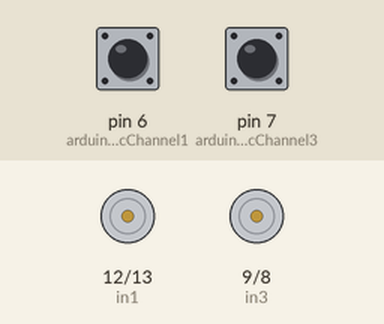
Recording of a sketch running on a simulated Arduino Uno, built with avr-gcc and run on an emulated ATmega328P. Shown: motor-driver pin pairs drawn as motors (green arrow = first pin HIGH = forward, orange = second pin HIGH = backward, longer = more drive, scaled by the enable pin). Inputs (shaded band) come from the test bench; at power-on: pin 6 (arduinoPinCorrespondingToRcChannel1) LOW, pin 7 (arduinoPinCorrespondingToRcChannel3) LOW.

Above: at 1.2 s.
1.3 s: pin 6 (arduinoPinCorrespondingToRcChannel1) pulsed HIGH 5 times (0.12 s each, 0.3 s apart)
At 2.3 s:
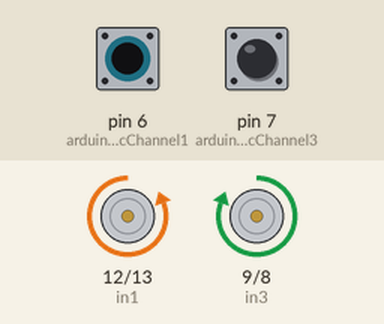
4.8 s: pin 7 (arduinoPinCorrespondingToRcChannel3) pulsed HIGH 5 times (0.12 s each, 0.3 s apart)
At 6.2 s:
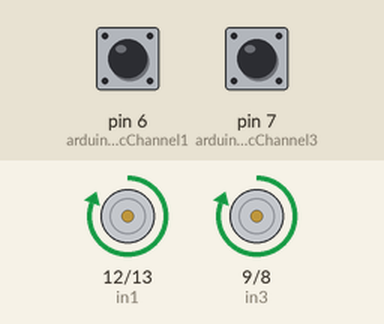
Timing chart, 0 to 7.8 s (numbered marks = the images above; inputs shaded):
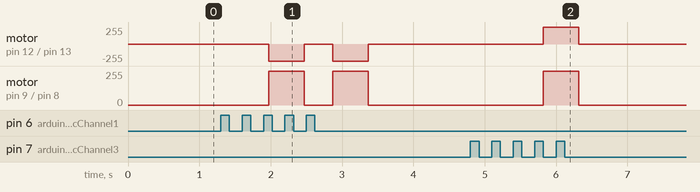

Measured:
- after the input at 1.3 s, motor on pin 12 (in1) / pin 13 (in2): alternates backward 255/255 for 0.50 s and stopped for 0.40 s, 4 changes in all, then stays stopped, starting after 0.67 s; motor on pin 9 (in3) / pin 8 (in4): alternates forward 255/255 for 0.50 s and stopped for 0.40 s, 4 changes in all, then stays stopped, starting after 0.67 s
- after the input at 4.8 s, motor on pin 12 (in1) / pin 13 (in2), motor on pin 9 (in3) / pin 8 (in4): stopped → forward 255/255 after 1.0 s, → stopped 0.50 s later

The sketch:

rover1_rc_arduino_l298n.ino
```cpp
/*
 * Author: Roby
 * deepsouthrobotics.com
 * April 7, 2017
 *
 * Code running Rover 1 with Radio/Arduino/L298N
 *
 */

const int arduinoPinCorrespondingToRcChannel1 = 6; //Steering
const int arduinoPinCorrespondingToRcChannel3 = 7; //Speed

const long pulseInDelayMicros = 250000; //Number of microseconds to wait for pulse reading to be completed
const float steerSensitivity = 0.75; //Higher number makes more aggressive turning
const int deadZone = 30; //Between 0 and 255 -- any steering/throttle below this is ignored

/*
 * Adjust channel1 and channel3 min/mid/max
 * per your radio
 */
const int channel1Min = 1040;
const int channel1Mid = 1434;
const int channel1Max = 1840;

const int channel3Min = 1040;
const int channel3Mid = 1445;
const int channel3Max = 1850;

// L298N to Arduino
// right motor
const int enA = 11;
const int in1 = 12;
const int in2 = 13;

// L298N to Arduino
// left motor
const int enB = 10;
const int in3 = 9;
const int in4 = 8;

int channel1 = 0; // Steering channel
int channel3 = 0; // Speed channel

int leftMotorSpeed = 0; //pwm speed calculated for left motor
int rightMotorSpeed = 0; //pwm speed calculated for right motor

void setup()
{
  //Debugging:
  //Serial.begin(9600);

  pinMode(arduinoPinCorrespondingToRcChannel1, INPUT); // Set our input pins as such
  pinMode(arduinoPinCorrespondingToRcChannel3, INPUT);

  //Set L298N control pins as OUTPUT
  pinMode(enA, OUTPUT);
  pinMode(enB, OUTPUT);
  pinMode(in1, OUTPUT);
  pinMode(in2, OUTPUT);
  pinMode(in3, OUTPUT);
  pinMode(in4, OUTPUT);
}

/*
 * This is where we do the mixing -- converting steer and speed input
 * into left and right motor speed
 */
void calculateLeftAndRightMotorSpeed(int speedChannelScaled, int steerChannelScaled)
{
  leftMotorSpeed = speedChannelScaled + (steerSensitivity * steerChannelScaled);
  rightMotorSpeed = speedChannelScaled - (steerSensitivity * steerChannelScaled);

  // neither motor can go faster than maximum speed
  leftMotorSpeed = constrain(leftMotorSpeed, -255, 255);
  rightMotorSpeed = constrain(rightMotorSpeed, -255, 255);

  //Debugging:
  /*
  Serial.print("Left motor speed: ");
  Serial.print(leftMotorSpeed);
  Serial.print("  Right motor speed: ");
  Serial.print(rightMotorSpeed);
  Serial.println();
  */
}

void setLeftMotorForward()
{
  digitalWrite(in3, LOW);
  digitalWrite(in4, HIGH);
}

void setLeftMotorBackward()
{
  digitalWrite(in3, HIGH);
  digitalWrite(in4, LOW);
}

void setRightMotorForward()
{
  digitalWrite(in1, LOW);
  digitalWrite(in2, HIGH);
}

void setRightMotorBackward()
{
  digitalWrite(in1, HIGH);
  digitalWrite(in2, LOW);
}

void stop()
{
  analogWrite(enA, 0);
  analogWrite(enB, 0);
  digitalWrite(in1, LOW);
  digitalWrite(in2, LOW);
  digitalWrite(in3, LOW);
  digitalWrite(in4, LOW);
}

void loop()
{
  // Read the pulse width of each channel
  channel1 = pulseIn(arduinoPinCorrespondingToRcChannel1, HIGH, pulseInDelayMicros);
  channel3 = pulseIn(arduinoPinCorrespondingToRcChannel3, HIGH, pulseInDelayMicros);

  //Debugging
  /*
  Serial.print("Channel1: ");
  Serial.println(channel1);
  Serial.print("Channel3: ");
  Serial.println(channel3);
  */

  //Handle case where radio is turned off (or out of range) -- channel1 and channel3 are zero
  if(channel1 == 0 && channel3 == 0)
  {
    //stop motors
    Serial.println("No signal from radio channel 1 or radio channel 3");
    stop();
  }
  else
  {
    //Now we've got channel1 and channel3 radio pwm, convert to -255 to 255
    if(channel1 < channel1Mid)
    {
      channel1 = map(channel1, channel1Mid, channel1Min, 0, -255);
    }
    else
    {
      channel1 = map(channel1, channel1Mid, channel1Max, 0, 255);
    }

    if(channel3 < channel3Mid)
    {
      channel3 = map(channel3, channel3Mid, channel3Min, 0, -255);
    }
    else
    {
      channel3 = map(channel3, channel3Mid, channel3Max, 0, 255);
    }

    //Now calculate left and right motor speed from channel1
    //and channel3 scaled values
    calculateLeftAndRightMotorSpeed(channel3, channel1);

    //If the calculated speed for both motors is in the dead zone
    //then stop rover
    if((abs(leftMotorSpeed) <= deadZone) && (abs(rightMotorSpeed) <= deadZone))
    {
      stop();
      Serial.println("In dead zone");
    }
    else //Run logic to set left and right motor speed via the L298N controller
    {
      if(leftMotorSpeed >= 0)
      {
        setLeftMotorForward();
      }
      else
      {
        setLeftMotorBackward();
      }

      analogWrite(enB, abs(leftMotorSpeed));

      if(rightMotorSpeed >= 0)
      {
        setRightMotorForward();
      }
      else
      {
        setRightMotorBackward();
      }
      analogWrite(enA, abs(rightMotorSpeed));
    }

  }

}
```
